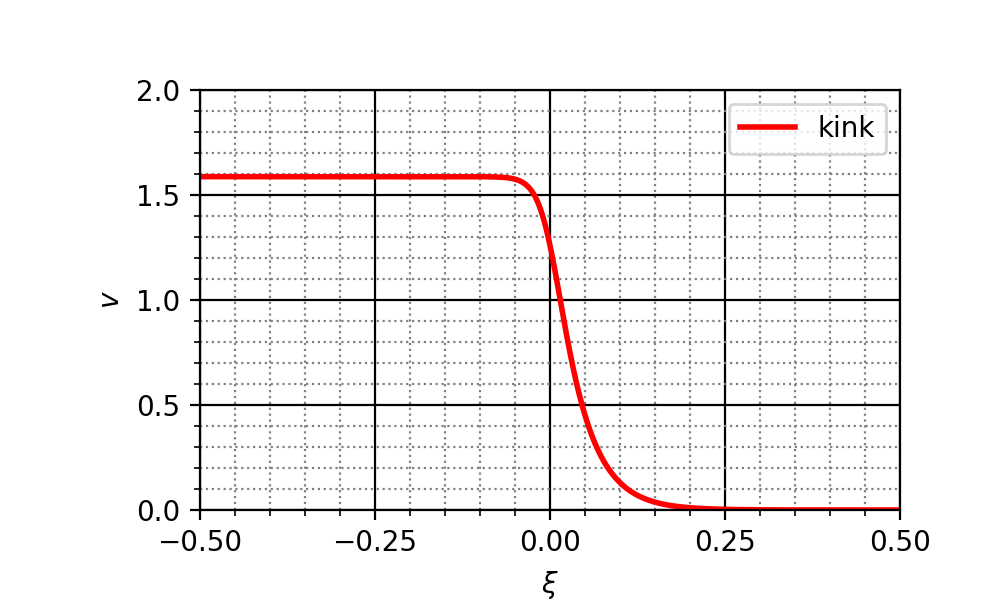

Python code for this plot:
# -*- coding: utf-8 -*-
"""
Created on Fri May  7 00:37:56 2021

@author: Acer
"""

import numpy as np
from scipy.integrate import *
import matplotlib.pyplot as plt
import matplotlib.ticker as ticker

# constants
mu = 0.01
beta = 0
V = 1

fig = plt.figure()
ax_0 = fig.add_axes([0.2,0.15,0.7,0.7])

xi=np.linspace(-5,5,10000)
v = (4*V / (1+np.exp(3*xi/(4*mu))))**(1/3)

ax_0.set_xlim([-0.5,0.5])
ax_0.set_ylim([0,2])
ax_0.set_xlabel(r'$\xi$')
ax_0.set_ylabel(r'$v$')
ax_0.plot(xi,v,'r-', linewidth = 2, label = 'kink')

ax_0.legend()

ax_0.xaxis.set_major_locator(ticker.MultipleLocator(0.25))
ax_0.xaxis.set_minor_locator(ticker.MultipleLocator(2))
ax_0.yaxis.set_major_locator(ticker.MultipleLocator(0.5))
ax_0.yaxis.set_minor_locator(ticker.MultipleLocator(2))

ax_0.grid(which='major',
        color = 'k')


ax_0.minorticks_on()
ax_0.grid(which='minor',
        color = 'gray',
        linestyle = ':')

fig.set_figwidth(5)
fig.set_figheight(3)

plt.show()

fig.savefig('kink.png', dpi = 200)